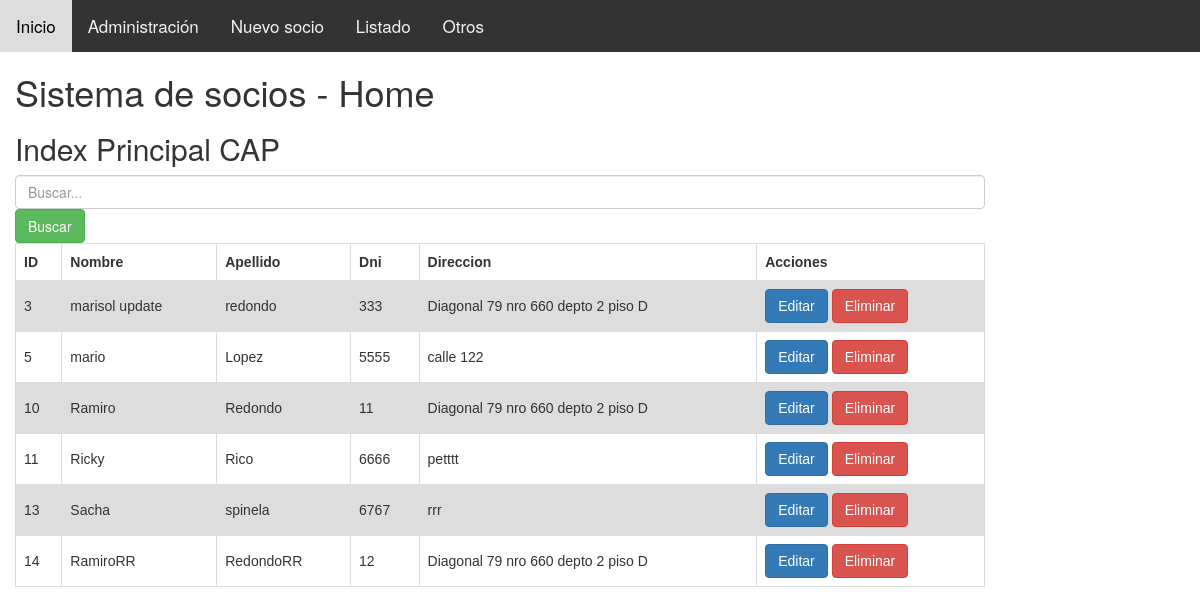
Before: /index/ with the older database file.
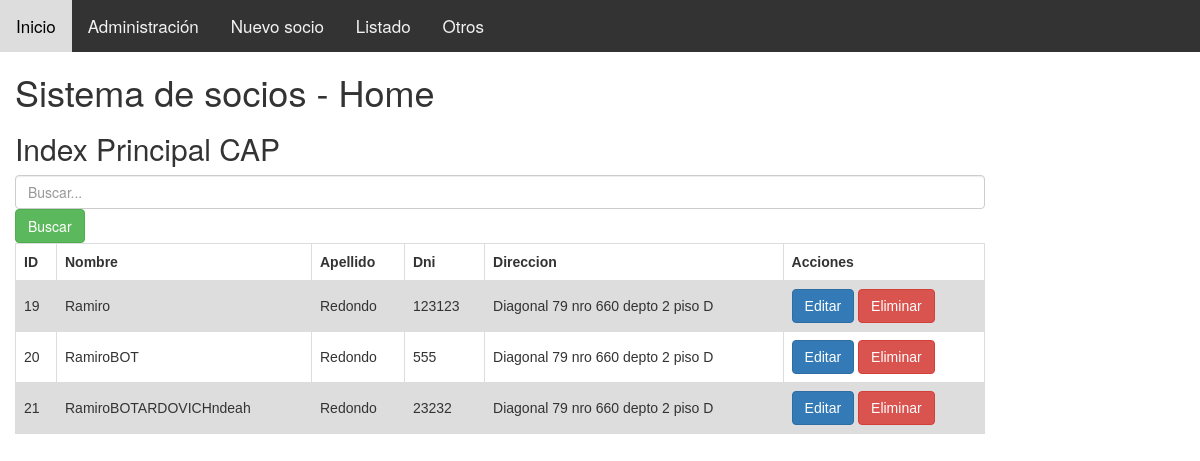
After: the same page with the newer database file.
### sistemasocioscap/models.py (models this page shows)
class Socio (models.Model):
	dni = models.IntegerField ()
	nombre = models.CharField(max_length= 200, help_text="Ingrese el nombre del usuario")
	apellido = models.CharField (max_length = 200)
	fecha_nacimiento = models.DateField(help_text="Ingrese el fecha de nacimiento en formato MES/DIA/AÑO")
	nrosocio = models.IntegerField ()
	direccion = models.CharField (max_length = 200)
	mail = models.EmailField(max_length=254, null=True)
	cbu = models.IntegerField (null=True)
	dar_baja = models.CharField(max_length=32,choices=[('si', 'Si'),('no', 'No')], default="",null = True, blank=True)
  	def get_absolute_url(self):
    		return reverse ('socio-detail', args=[str(self.id)])

### sistemasocioscap/views.py (the view)
# urls.py: url(r'^index/', include('sistemasocioscap.urls')),
def index(request):
    queryset = request.GET.get("buscar")
    socios = Socio.objects.all()
    if queryset:
        socios = Socio.objects.filter(
            Q(nombre__icontains = queryset) |
            Q(apellido__icontains = queryset)
        ).distinct()
    return render(
    request,
    'index.html',
     context={'socios':socios},
)

### sistemasocioscap/templates/index.html (shortened to what this page needs)
{% extends "base_generic.html" %}
{% block content %}
<h1>Sistema de socios - Home</h1>
<h2>Index Principal CAP</h2>
<form method="get">
  <input type="text" class="form-control" placeholder="Buscar..." name="buscar" value="{{ request.get.buscar }}">
  <button type="submit" class="btn btn-success">Buscar</button>
</form>
<table class="tablasocios" style="">
  {% if socios %}
  <tr>
    <th>ID</th>
    <th scope="row">Nombre</th>
    <th>Apellido</th>
    <th>Dni </th>
    <th>Direccion</th>
    <th>Acciones</th>
  </tr>
  {% for socio in socios %}
  <tr>
    <td>{{socio.id}}</td>
    <td>{{socio.nombre}}</td>
    <td>{{socio.apellido}}</td>
    <td>{{socio.dni}}</td>
    <td>{{socio.direccion}}</td>
    <td>
      <a class="btn btn-primary" href="{% url 'socio_editar' socio.id %}">Editar</a>
      <a class="btn btn-danger" href="{% url 'socio_eliminar' socio.id %}">Eliminar</a>
    </td>
  </tr>
  {% endfor %}
  {% else %}
  <h4>No exisen registros de socios</h4>
  {% endif %}
</table>
{% endblock %}
{% load static %}

### sistemasocioscap/templates/base_generic.html (shortened to what this page needs)
<!DOCTYPE html>
<html lang="en">
<head>
  <link rel="stylesheet" href="https://maxcdn.bootstrapcdn.com/bootstrap/3.3.7/css/bootstrap.min.css">
  {% load static %}
<link rel="stylesheet" href="{% static 'css/bootstrap.min.css' %}">
</head>
<body>
  <div class="topnav">
  <a href="{% url 'index' %}">Inicio</a>
  <a href="{% url 'admin:index' %}">Administración</a>
  <a href="{% url 'socio_crear' %}">Nuevo socio</a>
  <a href="{% url 'listado_socios' %}">Listado</a>
  <a hrefs="#about">Otros</a>
</div>
  <div class="col-sm-10 ">
      {% block content %}{% endblock %}
  </div>
</body>
</html>

### sistemasocioscap/templates/index.html (style rules this page uses)
table { font-family: arial, sans-serif; border-collapse: collapse; width: 100%; }
td, th { border: 1px solid #dddddd; text-align: left; padding: 8px; }
tr:nth-child(even) { background-color: #dddddd; }

Changed rows visible on the page:
removed Socio: id "3", nombre "marisol update", apellido "redondo", dni "333", direccion "Diagonal 79 nro 660 depto 2 piso D"
removed Socio: id "5", nombre "mario", apellido "Lopez", dni "5555", direccion "calle 122"
removed Socio: id "10", nombre "Ramiro", apellido "Redondo", dni "11", direccion "Diagonal 79 nro 660 depto 2 piso D"
removed Socio: id "11", nombre "Ricky", apellido "Rico", dni "6666", direccion "petttt"
removed Socio: id "13", nombre "Sacha", apellido "spinela", dni "6767", direccion "rrr"
removed Socio: id "14", nombre "RamiroRR", apellido "RedondoRR", dni "12", direccion "Diagonal 79 nro 660 depto 2 piso D"
added Socio: id "19", nombre "Ramiro", apellido "Redondo", dni "123123", direccion "Diagonal 79 nro 660 depto 2 piso D"
added Socio: id "20", nombre "RamiroBOT", apellido "Redondo", dni "555", direccion "Diagonal 79 nro 660 depto 2 piso D"
added Socio: id "21", nombre "RamiroBOTARDOVICHndeah", apellido "Redondo", dni "23232", direccion "Diagonal 79 nro 660 depto 2 piso D"
